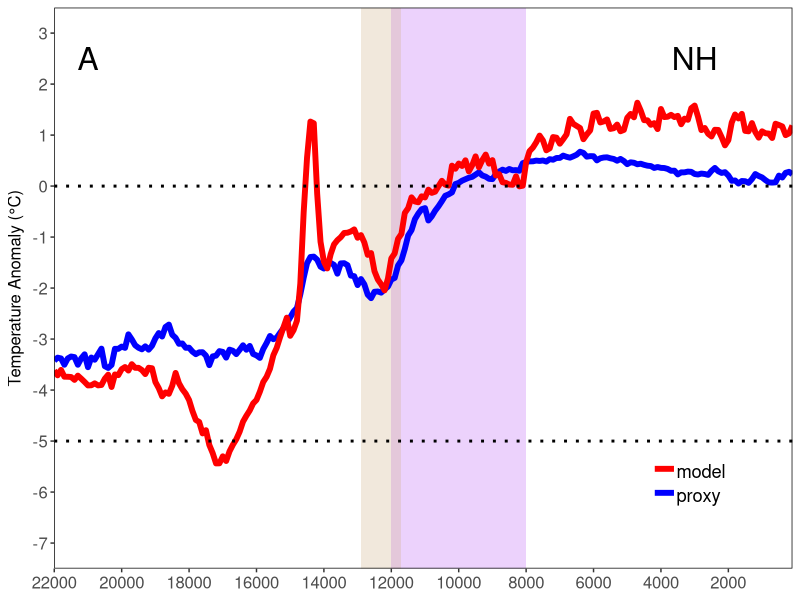
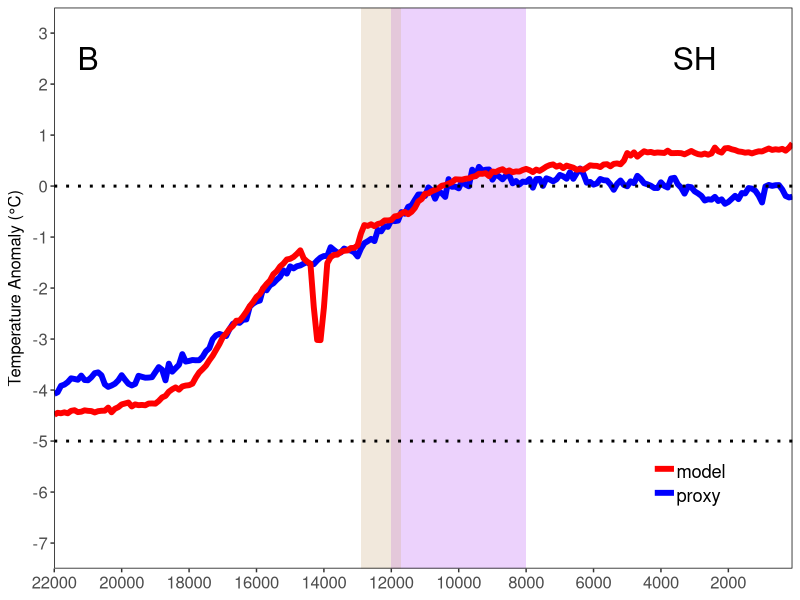

Here is the R script that generated these plots, in order: (Note: this script raises an error after producing the figures.)
library(ggplot2)
library(readr)
library(gtable)
library(grid)
library(dplyr)
library(gridExtra)
library(cowplot)
setwd("C:/Users/yesha/Documents/GitHub/deglaciation")

proxy_region <- read_csv("data/proxy_lat_band3.csv")
model_region <- read_csv("data/model_lat_band3.csv")


plot_data <- data.frame(time=proxy_region$time, proxy=proxy_region$AN, model=model_region$AN)
plot1 <- ggplot()+
  annotate("rect", fill = "purple", xmin = 8000, xmax = 12000, ymin = -Inf, ymax = Inf,
           alpha = .2)+
  annotate("rect", fill = "tan", xmin = 11700, xmax = 12900, ymin = -Inf, ymax = Inf,
           alpha = .3)+
  annotate("text", x = 3000, y = 2.5, label = "NH", size = 8)+
  annotate("text", x = 21000, y = 2.5, label = "A", size = 8)+
  #annotate("text", x = 12300, y = -6, label = "YD", size = 6, color = 'orange3')+
  #annotate("text", x = 10000, y = -4.5, label = "anomaly base", size = 6, color = 'purple')+
  geom_line(data=plot_data,aes(time, proxy, colour = "proxy"), size = 2)+
  geom_line(data=plot_data,aes(time, model, colour = "model"), size = 2)+
  #geom_line(data=plot_data,aes(time, diff+5, colour = "Model - Proxy"))+
  scale_colour_manual(values = c(
    'proxy' = 'blue',
    'model' = 'red'
  ))+  
  geom_hline(yintercept = 0, size = 1, linetype='dotted', colour = "black") +
  geom_hline(yintercept = -5, size = 1, linetype='dotted') +
  #geom_hline(yintercept = -10, size = 1, linetype='dotted', colour = "black") +
  scale_y_continuous(name = expression("Temperature Anomaly (°C)"), limits = c(-7, 3),  breaks = scales::pretty_breaks(n = 10))+
  labs(y = "Anomaly",
       x = "Time (Years BP)",
       colour = 'Legend') +
  #ggtitle("Temperature Anomaly 25ÃÂ°S ~ 90ÃÂ°S") +
  theme(panel.grid.major = element_blank(),
        panel.grid.minor = element_blank(),
        #panel.background = element_blank(), 
        axis.line.x = element_blank(),
        axis.text.y = element_text(size = 12),
        axis.text.x = element_text(size = 12),
        #axis.ticks.y = element_blank(),
        axis.title.y= element_text(size = 12),
        panel.border = element_rect(colour = "black", fill=NA),
        axis.line= element_blank(),
        axis.title.x= element_blank(),
        legend.justification = c(0, 0),
        legend.position = c(0.8,0.1),
        legend.spacing.x = unit(10, 'pt'),
        legend.text = element_text(margin = margin(t = 3), size=rel(1.2)),
        legend.background = element_rect(colour = "transparent",fill = "white"),
        legend.key = element_rect(colour = "white", fill = NA),
        legend.title = element_blank(),
        panel.background = element_rect(fill = "transparent",colour = NA),
        plot.background = element_rect(fill = "transparent",colour = NA)
  ) +
  scale_x_reverse(expand = c(0, 0),limits = c(22000, 100), breaks = scales::pretty_breaks(n = 10))
plot1

plot_data2 <- data.frame(time=proxy_region$time, proxy=proxy_region$AS, model=model_region$AS)
plot2 <- ggplot()+
  annotate("rect", fill = "purple", xmin = 8000, xmax = 12000, ymin = -Inf, ymax = Inf,
           alpha = .2)+
  annotate("rect", fill = "tan", xmin = 11700, xmax = 12900, ymin = -Inf, ymax = Inf,
           alpha = .3)+
  annotate("text", x = 21000, y = 2.5, label = "B", size = 8)+
  annotate("text", x = 3000, y = 2.5, label = "SH", size = 8)+
  #annotate("text", x = 12300, y = -6, label = "YD", size = 6, color = 'orange3')+
  #annotate("text", x = 10000, y = -4.5, label = "anomaly base", size = 6, color = 'purple')+
  geom_line(data=plot_data2,aes(time, proxy, colour = "proxy"), size = 2)+
  geom_line(data=plot_data2,aes(time, model, colour = "model"), size = 2)+
  #geom_line(data=plot_data,aes(time, diff+5, colour = "Model - Proxy"))+
  scale_colour_manual(values = c(
    'proxy' = 'blue',
    'model' = 'red'
  ))+  
  geom_hline(yintercept = 0, size = 1, linetype='dotted', colour = "black") +
  geom_hline(yintercept = -5, size = 1, linetype='dotted') +
  #geom_hline(yintercept = -10, size = 1, linetype='dotted', colour = "black") +
  scale_y_continuous(name = expression("Temperature Anomaly (°C)"), limits = c(-7, 3),  breaks = scales::pretty_breaks(n = 10))+
  labs(y = "Anomaly",
       x = "Time (Years BP)",
       colour = 'Legend') +
  #ggtitle("Temperature Anomaly 25ÃÂ°S ~ 90ÃÂ°S") +
  theme(panel.grid.major = element_blank(),
        panel.grid.minor = element_blank(),
        #panel.background = element_blank(), 
        axis.line.x = element_blank(),
        axis.text.y = element_text(size = 12),
        axis.text.x = element_text(size = 12),
        #axis.ticks.y = element_blank(),
        axis.title.y= element_text(size = 12),
        panel.border = element_rect(colour = "black", fill=NA),
        axis.line= element_blank(),
        axis.title.x= element_blank(),
        legend.justification = c(0, 0),
        legend.position = c(0.8,0.1),
        legend.spacing.x = unit(10, 'pt'),
        legend.text = element_text(margin = margin(t = 3), size=rel(1.2)),
        legend.background = element_rect(colour = "transparent",fill = "white"),
        legend.key = element_rect(colour = "white", fill = NA),
        legend.title = element_blank(),
        panel.background = element_rect(fill = "transparent",colour = NA),
        plot.background = element_rect(fill = "transparent",colour = NA)
  ) +
  scale_x_reverse(expand = c(0, 0),limits = c(22000, 100), breaks = scales::pretty_breaks(n = 10))
plot2



plot_data3 <- data.frame(time=proxy_hemi$time, proxy_n=proxy_region$AN, model_n=model_region$AN, proxy_s=proxy_region$AS, model_s=model_region$AS)
plot3 <- ggplot()+
  annotate("rect", fill = "purple", xmin = 8000, xmax = 12000, ymin = -Inf, ymax = Inf,
           alpha = .2)+
  annotate("rect", fill = "light blue", xmin = -Inf, xmax = Inf, ymin = -Inf, ymax = 0,
           alpha = .2)+
  annotate("rect", fill = "pink", xmin = -Inf, xmax = Inf, ymin = 0, ymax = Inf,
           alpha = .2)+
  annotate("rect", fill = "tan", xmin = 11700, xmax = 12900, ymin = -Inf, ymax = Inf,
           alpha = .3)+
  annotate("text", x = 2000, y = 3.5, label = "NH-SH", size = 8)+
  annotate("text", x = 21000, y =3.5, label = "C", size = 8)+
  annotate("text", x = 2000, y = 1.5, label = "NH warmer", size = 6)+
  annotate("text", x = 2000, y = -0.5, label = "SH warmer", size = 6)+
  annotate("text", x = 10000, y = -3, label = "anomaly", size = 6, color = 'purple')+
  annotate("text", x = 10000, y = -4, label = "base", size = 6, color = 'purple')+
  annotate("text", x = 12300, y = -4, label = "YD", size = 6, color = 'orange3')+
  geom_line(data=plot_data3,aes(time, proxy_n - proxy_s, colour = "proxy"), size = 2)+
  geom_line(data=plot_data3,aes(time, model_n - model_s, colour = "model"), size = 2)+
  #geom_line(data=plot_data,aes(time, diff+5, colour = "Model - Proxy"))+
  scale_colour_manual(values = c(
    'proxy' = 'blue',
    'model' = 'red'
  ))+  
  geom_hline(yintercept = 0, size = 1, linetype='dotted', colour = "black") +
  #geom_hline(yintercept = -5, size = 1, linetype='dotted') +
  #geom_hline(yintercept = -10, size = 1, linetype='dotted', colour = "yellow3") +
  scale_y_continuous(name = expression("Hemispheric Differences (°C)"), limits = c(-4, 4),  breaks = scales::pretty_breaks(n = 10))+
  labs(y = "Anomaly",
       x = "Time (Years BP)",
       colour = 'Legend') +
  #ggtitle("Temperature Anomaly 25ÃÂ°S ~ 90ÃÂ°S") +
  theme(panel.grid.major = element_blank(),
        panel.grid.minor = element_blank(),
        #panel.background = element_blank(), 
        axis.line.x = element_blank(),
        axis.text = element_text(size=12),
        #axis.ticks.y = element_blank(),
        #axis.title.y= element_blank(),
        panel.border = element_rect(colour = "black", fill=NA),
        axis.line= element_blank(),
        axis.title= element_text(size=12),
        legend.justification = c(0, 0),
        legend.position = c(0.8,0.1),
        #legend.spacing.x = unit(10, 'pt'),
        legend.text = element_text(margin = margin(t = 3), size=rel(1.2)),
        legend.background = element_rect(colour = NA),
        legend.key = element_rect(colour = "white", fill = NA),
        legend.title = element_blank(),
        panel.background = element_rect(fill = "transparent",colour = NA),
        plot.background = element_rect(fill = "transparent",colour = NA)
  ) +
  scale_x_reverse(expand = c(0, 0),limits = c(22000, 100), breaks = scales::pretty_breaks(n = 10))
plot3

gp1 <- plot_grid(plot1, plot2, plot3, align = "v", nrow = 3, rel_heights = c(1, 1, 1.1))
gp1



# ===test ====
plot_data4 <- data.frame(time=proxy_hemi$time, proxy1=proxy_hemi$AN, model1=model_hemi$AN, proxy2=proxy_region$AN, model2=model_region$AN)
plot4 <- ggplot()+
  annotate("rect", fill = "purple", xmin = 8000, xmax = 12000, ymin = -Inf, ymax = Inf,
           alpha = .2)+
  annotate("rect", fill = "light blue", xmin = -Inf, xmax = Inf, ymin = -Inf, ymax = 0,
           alpha = .2)+
  annotate("rect", fill = "pink", xmin = -Inf, xmax = Inf, ymin = 0, ymax = Inf,
           alpha = .2)+
  annotate("rect", fill = "tan", xmin = 11700, xmax = 12900, ymin = -Inf, ymax = Inf,
           alpha = .3)+
  annotate("text", x = 2000, y = 3.5, label = "NH-SH", size = 8)+
  annotate("text", x = 21000, y =3.5, label = "C", size = 8)+
  annotate("text", x = 2000, y = 1.5, label = "NH warmer", size = 6)+
  annotate("text", x = 2000, y = -0.5, label = "SH warmer", size = 6)+
  annotate("text", x = 10000, y = -3, label = "anomaly", size = 6, color = 'purple')+
  annotate("text", x = 10000, y = -4, label = "base", size = 6, color = 'purple')+
  annotate("text", x = 12300, y = -4, label = "YD", size = 6, color = 'orange3')+
  geom_line(data=plot_data4,aes(time, proxy1, colour = "proxy1"), size = 2)+
  geom_line(data=plot_data4,aes(time, model1 , colour = "model1"), size = 2)+
  geom_line(data=plot_data4,aes(time, proxy2, colour = "proxy2"), size = 2)+
  geom_line(data=plot_data4,aes(time, model2, colour = "model2"), size = 2)+
  #geom_line(data=plot_data,aes(time, diff+5, colour = "Model - Proxy"))+
  scale_colour_manual(values = c(
    'proxy1' = 'blue',
    'model1' = 'red',
    'proxy2' = 'light blue',
    'model2' = 'pink'
  ))+  
  geom_hline(yintercept = 0, size = 1, linetype='dotted', colour = "black") +
  #geom_hline(yintercept = -5, size = 1, linetype='dotted') +
  #geom_hline(yintercept = -10, size = 1, linetype='dotted', colour = "yellow3") +
  scale_y_continuous(name = expression("Hemispheric Differences (°C)"), limits = c(-7, 4),  breaks = scales::pretty_breaks(n = 10))+
  labs(y = "Anomaly",
       x = "Time (Years BP)",
       colour = 'Legend') +
  #ggtitle("Temperature Anomaly 25ÃÂ°S ~ 90ÃÂ°S") +
  theme(panel.grid.major = element_blank(),
        panel.grid.minor = element_blank(),
        #panel.background = element_blank(), 
        axis.line.x = element_blank(),
        axis.text = element_text(size=12),
        #axis.ticks.y = element_blank(),
        #axis.title.y= element_blank(),
        panel.border = element_rect(colour = "black", fill=NA),
        axis.line= element_blank(),
        axis.title= element_text(size=12),
        legend.justification = c(0, 0),
        legend.position = c(0.8,0.1),
        #legend.spacing.x = unit(10, 'pt'),
        legend.text = element_text(margin = margin(t = 3), size=rel(1.2)),
        legend.background = element_rect(colour = NA),
        legend.key = element_rect(colour = "white", fill = NA),
        legend.title = element_blank(),
        panel.background = element_rect(fill = "transparent",colour = NA),
        plot.background = element_rect(fill = "transparent",colour = NA)
  ) +
  scale_x_reverse(expand = c(0, 0),limits = c(22000, 100), breaks = scales::pretty_breaks(n = 10))
plot4
